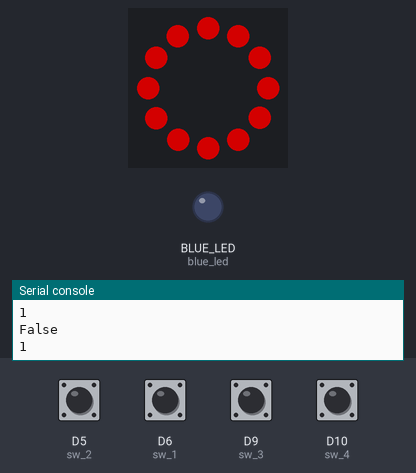
Bench run of a program on a simulated CircuitPython board. On the bench: 12 RGB LEDs in a ring, first at the top, clockwise, output pins drawn as LEDs (lit = HIGH), the last lines printed to the serial console. The inputs (shaded band) are chosen by the test bench; at power-on: D5 (sw_2), D6 (sw_1), D9 (sw_3), D10 (sw_4) HIGH. Dim RGB values are drawn brighter than linear; pins used as bus, display or sensor lines are not drawn.

Above: at 1.2 s.
1.3 s: D6 (sw_1) pulled LOW for 1 s
At 2.6 s:
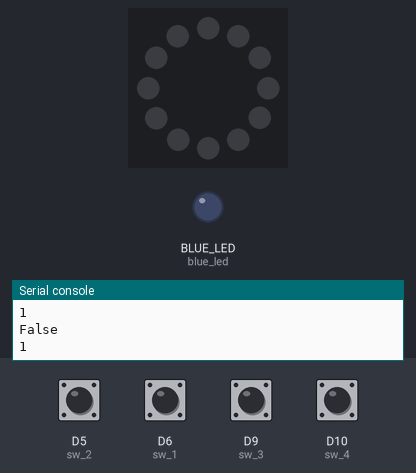
3.8 s: D10 (sw_4) pulled LOW for 1 s
At 4.7 s:
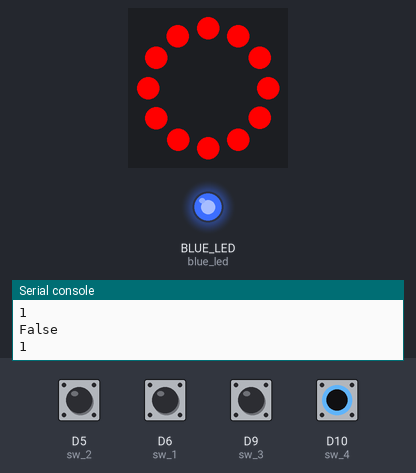
6.3 s: D5 (sw_2) pulled LOW for 1 s
At 8.5 s:
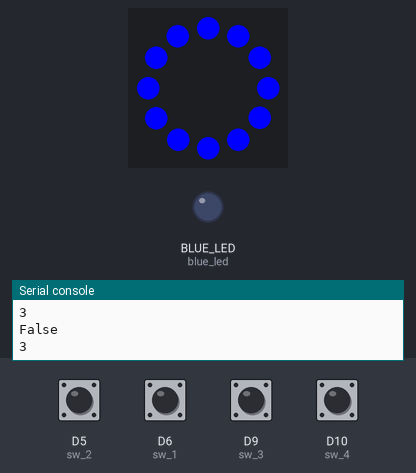
8.8 s: D9 (sw_3) pulled LOW for 1 s
At 9.6 s:
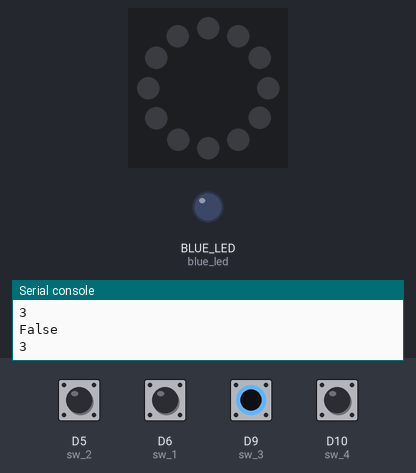
11.3 s: D10 (sw_4) pulled LOW for 0.15 s
At 11.38 s:
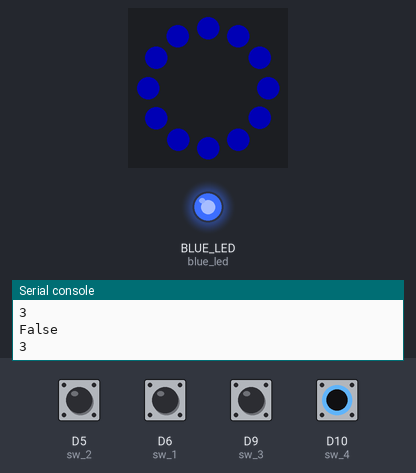
13.0 s: D5 (sw_2) pulled LOW for 0.15 s
At 14.3 s:
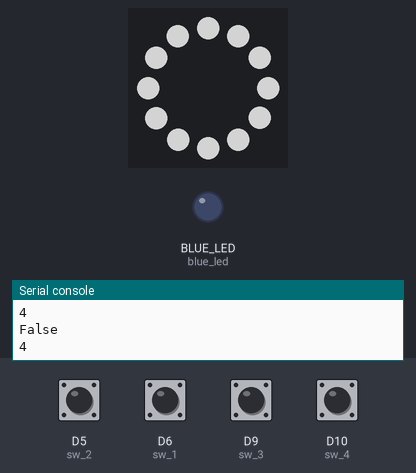
Timing chart, 0 to 15.6 s (numbered marks = the images above; inputs shaded):
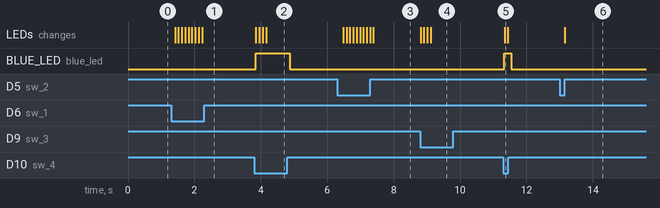

The program:

Code_Challenge_1.py
```python
import board
import time
from digitalio import DigitalInOut, Direction, Pull
import neopixel

pixel_ring = neopixel.NeoPixel(board.D13, 12, bpp=4)
pixel_ring.brightness = 0.5
last = 0.5
# 0 to 1


# create a digitalinout object for the breadboard wired switch
sw_1 = DigitalInOut(board.D6)
# set as an input with pull up
sw_1.switch_to_input()

# create a digitalinout object for the STEMMA switch
sw_2 = DigitalInOut(board.D5)
# set as an input, no need for a pull becuase the PCB has a pull-up resistor
sw_2.switch_to_input()

# create a digitalinout object for the STEMMA switch
sw_3 = DigitalInOut(board.D9)
# set as an input, no need for a pull becuase the PCB has a pull-up resistor
sw_3.switch_to_input()

# create a digitalinout object for the STEMMA switch
sw_4 = DigitalInOut(board.D10)
# set as an input, no need for a pull becuase the PCB has a pull-up resistor
sw_4.switch_to_input()

# create a digtitalinout object for both onboard LEDs
# these pins have names corresponding to their colors in the board module
red_led = DigitalInOut(board.RED_LED)
red_led.direction = Direction.OUTPUT

blue_led = DigitalInOut(board.BLUE_LED)
blue_led.direction = Direction.OUTPUT


RED = (255, 0, 0, 0)
GREEN = (0, 255, 0, 0)
BLUE = (0, 0, 255, 0)
WHITE = (0, 0, 0, 255)

light_state = False
color = RED
color_ind = 1
# do this forever
while True:

    # read both of the switch inputs
    sw_1_read = sw_1.value
    sw_2_read = sw_2.value
    sw_3_read = sw_3.value
    sw_4_read = sw_4.value

    sw_1_pre = not sw_1_read
    sw_2_pre = not sw_2_read
    # set the values of the output leds to match the values of the switch inputs
    red_led.value = not sw_1_read
    blue_led.value = not sw_2_read
    red_led.value = not sw_3_read
    blue_led.value = not sw_4_read


    if sw_1_read != sw_1_pre:
        # sw1_read is not equal to sw1_pre so the switch state has changed
        # since it changed, lets save the new value to sw1_pre

        sw_1_pre = sw_1_read
        # if the state of the switch is False, it has been pushed down
        if sw_1_read == False:
            # toggle the light variable
            light_state = not light_state
            if light_state is False:
                last = pixel_ring.brightness
                pixel_ring.brightness = 0
            else:
                pixel_ring.brightness = last
                pixel_ring.fill(color)
    #print("last: "  + str(last))

    if color_ind == 1:
        color = RED
        pixel_ring.fill(color)
    if color_ind == 2:
        color = GREEN
        pixel_ring.fill(color)
    if color_ind == 3:
        color = BLUE
        pixel_ring.fill(color)
    if color_ind == 4:
        color = WHITE
        pixel_ring.fill(color)
    #print(color)
    print(light_state)
    if sw_2_pre is not sw_2_read:
        sw_2_pre = sw_2_read
        if sw_2_read is False and color_ind < 4:
            color_ind += 1
        elif sw_2_read is False and color_ind == 4:
            color_ind = 1

    print(color_ind)

    if sw_3_read is False and 0 <= pixel_ring.brightness <= 1 :
        pixel_ring.brightness -= 0.25
    elif sw_4_read is False and 0 <= pixel_ring.brightness <= 1 :
        pixel_ring.brightness += 0.25
    #print(pixel_ring.brightness)
    time.sleep(0.1)
```

Measured:
- after the input at 1.3 s, the LEDs: change after 0.12 s (image 1)
- after the input at 3.8 s, BLUE_LED (blue_led): LOW → HIGH after 0.05 s, → LOW 1.0 s later; the LEDs: first change after 0.05 s (image 2 shows a later state)
- after the input at 6.3 s, the LEDs: first change after 0.18 s (image 3 shows a later state)
- after the input at 8.8 s, the LEDs: first change at once (image 4 shows a later state)
- after the input at 11.3 s, BLUE_LED (blue_led): LOW → HIGH at once, → LOW 0.20 s later; the LEDs: change at once (image 5)
- after the input at 13.0 s, the LEDs: change after 0.16 s (image 6)
